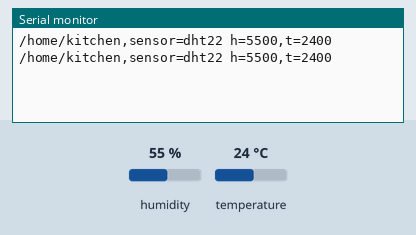
The sketch below on a simulated Arduino Uno, built with avr-gcc and run on an emulated ATmega328P. On the bench: the last lines printed to the serial monitor. The test bench sets the inputs (shaded band); at power-on: humidity 55 %, temperature 24 °C.

Above: at 8.8 s.
8.9 s: humidity set to 22 %
At 13.3 s:
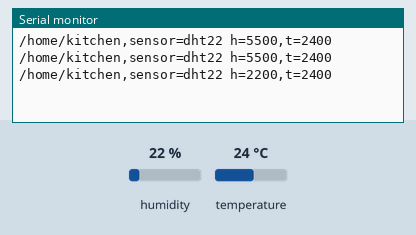
14.9 s: temperature set to 12 °C
At 16.6 s:
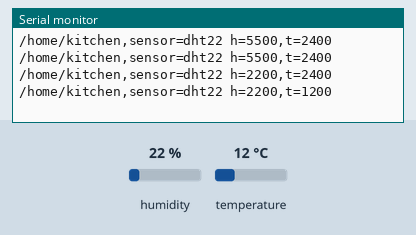
20.9 s: humidity set to 40 %
At 25.5 s:
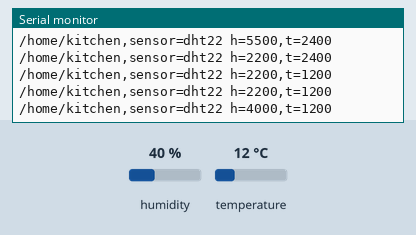
Timing chart, 0 to 27.0 s (numbered marks = the images above; inputs shaded):
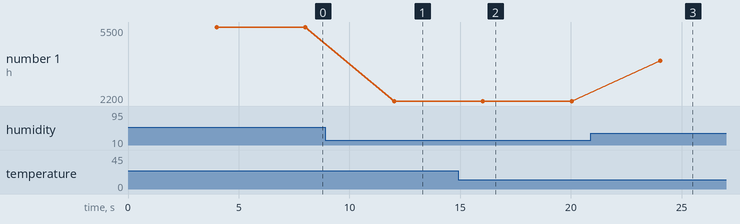

The sketch:

readDHT22.ino
```cpp
#include <DHT.h>

#define DHTPIN 3
#define DHTTYPE DHT22

DHT dht(DHTPIN, DHTTYPE);

void setup() {
  Serial.begin(115200);
  dht.begin();
}

void loop() {
  delay(4000);

  float h = dht.readHumidity();

  float t = dht.readTemperature();

  if (isnan(h) || isnan(t)) {
    Serial.println("Failed to read from DHT sensor!");
    return;
  }
  int temp = (int) t * 100;
  int humi = (int) h * 100;

  Serial.print("/home/kitchen,sensor=dht22 h=");
  Serial.print(humi);
  Serial.print(",t=");
  Serial.print(temp);

  Serial.println("");
}
```

Measured:
- after the input at 8.9 s, the serial monitor: prints a new line after 3.1 s (image 1)
- after the input at 14.9 s, the serial monitor: prints a new line after 1.1 s (image 2)
- after the input at 20.9 s, the serial monitor: prints a new line after 3.1 s (image 3)
- plotted number 1: 5500 → 2200 after the input at 8.9 s, 2200 → 4000 after the input at 20.9 s
